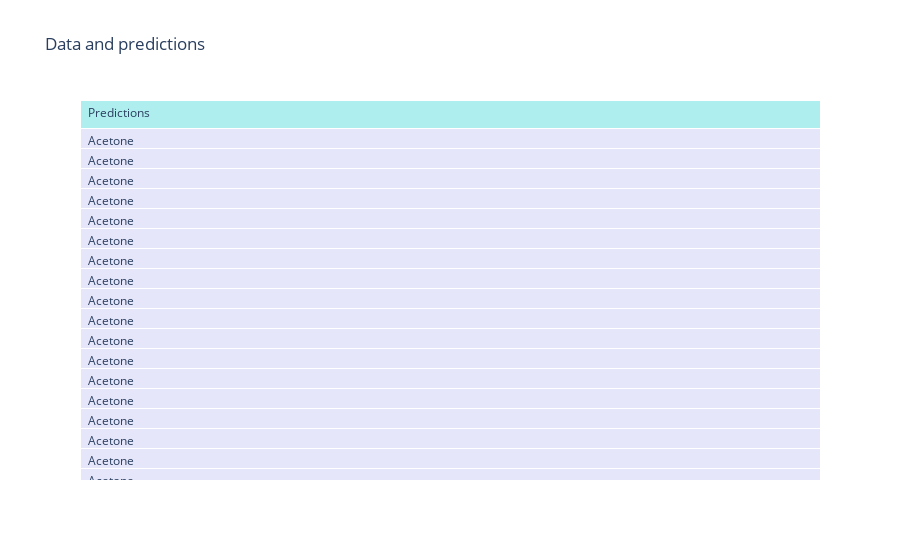
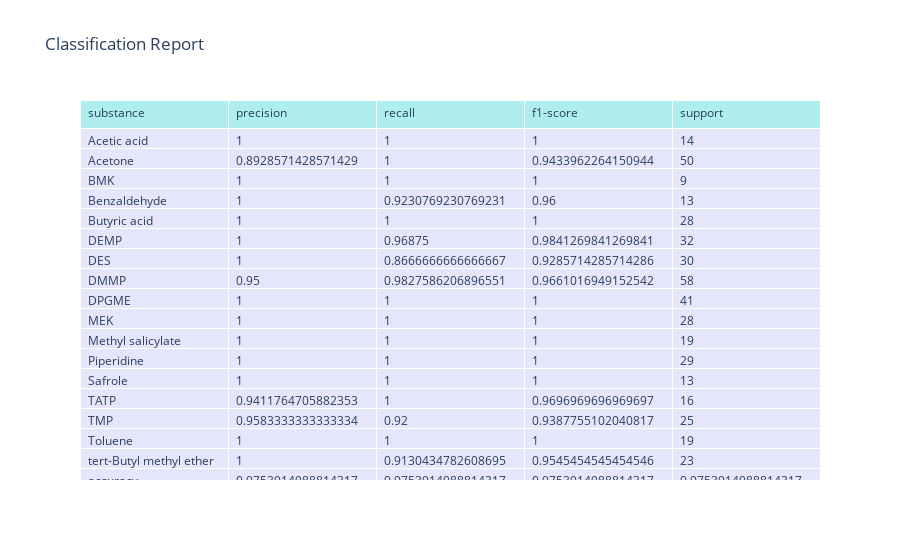

The cell these charts' notebook holds for them, in order:
### Code cell
# LLDF outer

from chemfusekit.df import DFSettings, DF, Table
from chemfusekit.lr import LRSettings, LR

# Let's import a table of QEPAS data (needs SNV preprocessing)
table1 = Table(
    file_path='../tests/qepas.xlsx',
    sheet_name='Sheet1',
    class_column='Substance',
    preprocessing='snv'
)
table2 = Table(
    file_path='../tests/rt.xlsx',
    sheet_name='Sheet1',
    class_column='Substance',
    preprocessing='none'
)
df = DF(DFSettings(method='outer'), [table1, table2])
df.fuse()
data = df.fused_data

# Perform KNN on the imported QEPAS data
knn_settings = KNNSettings(output='graphical', test_split=True)
knn = KNN(knn_settings, data)
knn.train()

### Figure 1 — Plotly figure (JSON) as saved in the notebook; plotly's stock layout.template omitted (floating-point values rounded to 4 significant figures; data arrays with more than 128 entries replaced by an {"elided": "..."} marker saying what was removed)
{"data": [{"cells": {"align": "left", "fill": {"color": "lavender"}, "values": {"elided": "1x447 str values"}}, "header": {"align": "left", "fill": {"color": "paleturquoise"}, "values": ["Predictions"]}, "type": "table"}], "layout": {"title": {"text": "Data and predictions"}}}

### Figure 2 — Plotly figure (JSON) as saved in the notebook; plotly's stock layout.template omitted (floating-point values rounded to 4 significant figures)
{"data": [{"cells": {"align": "left", "fill": {"color": "lavender"}, "values": [["Acetic acid", "Acetone", "BMK", "Benzaldehyde ", "Butyric acid", "DEMP", "DES", "DMMP", "DPGME", "MEK", "Methyl salicylate", "Piperidine", "Safrole", "TATP", "TMP", "Toluene", "tert-Butyl methyl ether", "accuracy", "macro avg", "weighted avg"], [1, 0.8929, 1, 1, 1, 1, 1, 0.95, 1, 1, 1, 1, 1, 0.9412, 0.9583, 1, 1, 0.9754, 0.9848, 0.9771], [1, 1, 1, 0.9231, 1, 0.9688, 0.8667, 0.9828, 1, 1, 1, 1, 1, 1, 0.92, 1, 0.913, 0.9754, 0.975, 0.9754], [1, 0.9434, 1, 0.96, 1, 0.9841, 0.9286, 0.9661, 1, 1, 1, 1, 1, 0.9697, 0.9388, 1, 0.9545, 0.9754, 0.9791, 0.9753], [14, 50, 9, 13, 28, 32, 30, 58, 41, 28, 19, 29, 13, 16, 25, 19, 23, 0.9754, 447, 447]]}, "header": {"align": "left", "fill": {"color": "paleturquoise"}, "values": ["substance", "precision", "recall", "f1-score", "support"]}, "type": "table"}], "layout": {"title": {"text": "Classification Report"}}}
